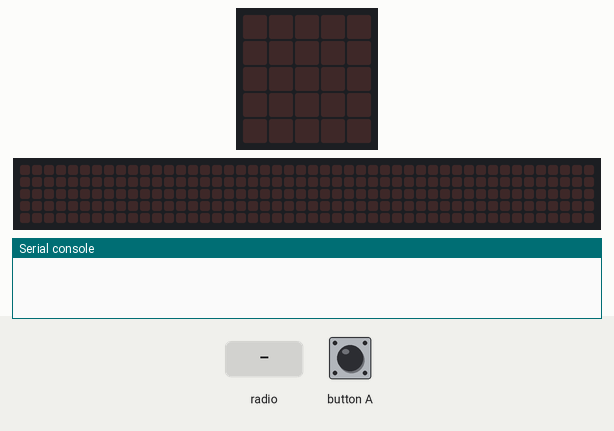
A program run on a simulated BBC micro:bit running MicroPython. On the bench: the board's 5×5 LED display, a strip that is not on the board, showing the scrolling text unrolled, the last lines printed to the serial console. Inputs (shaded band) come from the test bench. No radio messages arrive unless stated (any console line starting 'radio sent:' is added by the test bench); the 48×5 strip is a reading aid, not a part: it shows the text the display is scrolling, unrolled, one strip-width of it at a time.

Above: at 1.2 s.
1.3 s: button A pressed for 0.15 s
At 2.2 s:
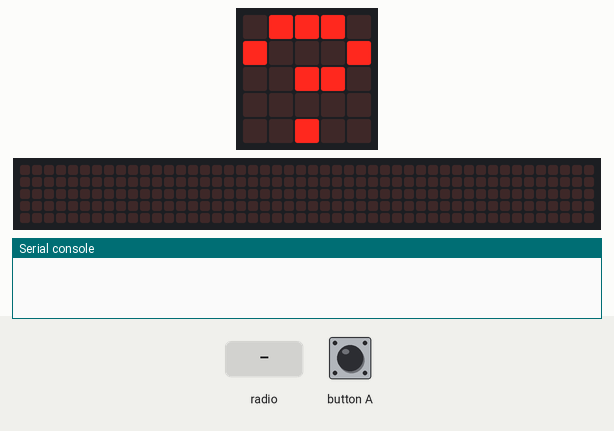
2.9 s: radio message "win:" arrives
At 2.97 s:
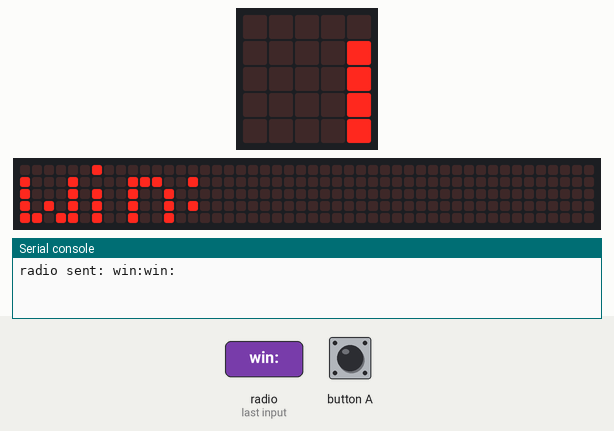
5.9 s: button A pressed for 1 s
At 6.5 s:
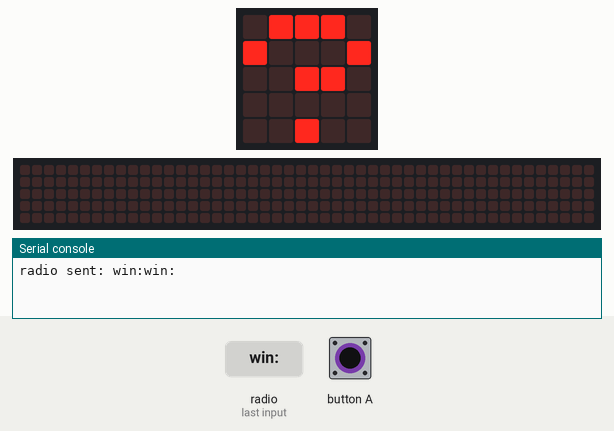
Timing chart, 0 to 8.9 s (numbered marks = the images above; inputs shaded):
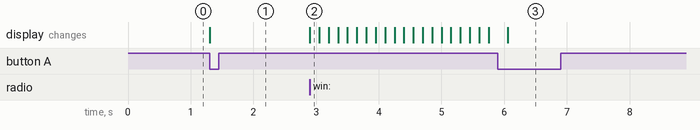

The program:

Game_Show_Host.py
```python
from microbit import *
import radio

radio.off()

waiting = False

question_mark = Image("09990:90009:00990:00000:00900:")

while True:
    if button_a.was_pressed():
        radio.off()
        radio.on()
        display.show(question_mark)
        waiting = True

    if waiting:
        message = radio.receive()
        if message:
            waiting = False
            radio.send("win:" + message)
            display.scroll(message)
            display.clear()
```

Measured:
- after the input at 1.3 s, the display: changes at once (image 1)
- after the input at 2.9 s, the display: changes at once (image 2)
- after the input at 5.9 s, the display: first differs from a run without the input after 0.15 s (image 3)
